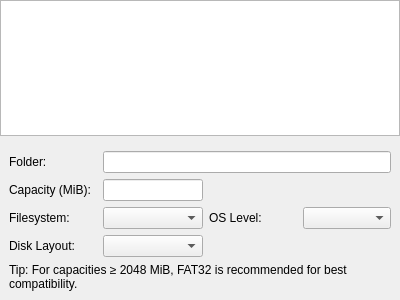
<?xml version="1.0" encoding="UTF-8"?>
<ui version="4.0">
 <class>SettingsHostFS</class>
 <widget class="SettingsHostFS" name="SettingsHostFS">
  <property name="geometry">
   <rect>
    <x>0</x>
    <y>0</y>
    <width>400</width>
    <height>300</height>
   </rect>
  </property>
  <property name="windowTitle">
   <string>Host Shared Folders</string>
  </property>
  <layout class="QVBoxLayout" name="verticalLayout">
   <property name="leftMargin">
    <number>0</number>
   </property>
   <property name="topMargin">
    <number>0</number>
   </property>
   <property name="rightMargin">
    <number>0</number>
   </property>
   <property name="bottomMargin">
    <number>0</number>
   </property>
   <item>
    <widget class="QTableView" name="tableView">
     <property name="editTriggers">
      <set>QAbstractItemView::NoEditTriggers</set>
     </property>
     <property name="selectionMode">
      <enum>QAbstractItemView::SingleSelection</enum>
     </property>
     <property name="selectionBehavior">
      <enum>QAbstractItemView::SelectRows</enum>
     </property>
     <attribute name="verticalHeaderVisible">
      <bool>false</bool>
     </attribute>
    </widget>
   </item>
   <item>
    <widget class="QWidget" name="controls" native="true">
     <layout class="QGridLayout" name="gridLayout">
      <item row="0" column="0">
       <widget class="QLabel" name="labelFolder">
        <property name="text">
         <string>Folder:</string>
        </property>
       </widget>
      </item>
      <item row="0" column="1" colspan="3">
       <widget class="QLineEdit" name="lineEditFolder">
        <property name="readOnly">
         <bool>true</bool>
        </property>
       </widget>
      </item>
      <item row="1" column="0">
       <widget class="QLabel" name="labelCapacity">
        <property name="text">
         <string>Capacity (MiB):</string>
        </property>
       </widget>
      </item>
      <item row="1" column="1">
       <widget class="QLineEdit" name="lineEditCapacity">
        <property name="maximumSize">
         <size>
          <width>100</width>
          <height>16777215</height>
         </size>
        </property>
       </widget>
      </item>
      <item row="2" column="0">
       <widget class="QLabel" name="labelFS">
        <property name="text">
         <string>Filesystem:</string>
        </property>
       </widget>
      </item>
      <item row="2" column="1">
       <widget class="QComboBox" name="comboBoxFs"/>
      </item>
      <item row="2" column="2">
       <widget class="QLabel" name="labelOS">
        <property name="text">
         <string>OS Level:</string>
        </property>
       </widget>
      </item>
      <item row="2" column="3">
       <widget class="QComboBox" name="comboBoxOs"/>
      </item>
      <item row="3" column="0">
       <widget class="QLabel" name="labelLayout">
        <property name="text">
         <string>Disk Layout:</string>
        </property>
       </widget>
      </item>
      <item row="3" column="1">
       <widget class="QComboBox" name="comboBoxLayout"/>
      </item>
      <item row="4" column="0" colspan="4">
       <widget class="QLabel" name="labelFsHint">
        <property name="text">
         <string>Tip: For capacities ≥ 2048 MiB, FAT32 is recommended for best compatibility.</string>
        </property>
        <property name="wordWrap">
         <bool>true</bool>
        </property>
       </widget>
      </item>
     </layout>
    </widget>
   </item>
  </layout>
 </widget>
 <resources/>
 <customwidgets>
  <customwidget>
   <class>SettingsHostFS</class>
   <extends>QWidget</extends>
   <header>qt_settingshostfs.hpp</header>
  </customwidget>
 </customwidgets>
 <connections>
  <connection>
   <sender>tableView</sender>
   <signal>clicked(QModelIndex)</signal>
   <receiver>SettingsHostFS</receiver>
   <slot>onTableRowChanged(QModelIndex)</slot>
   <hints>
    <hint type="sourcelabel">
     <x>210</x>
     <y>221</y>
    </hint>
    <hint type="destinationlabel">
     <x>207</x>
     <y>145</y>
    </hint>
   </hints>
  </connection>
 </connections>
</ui>
